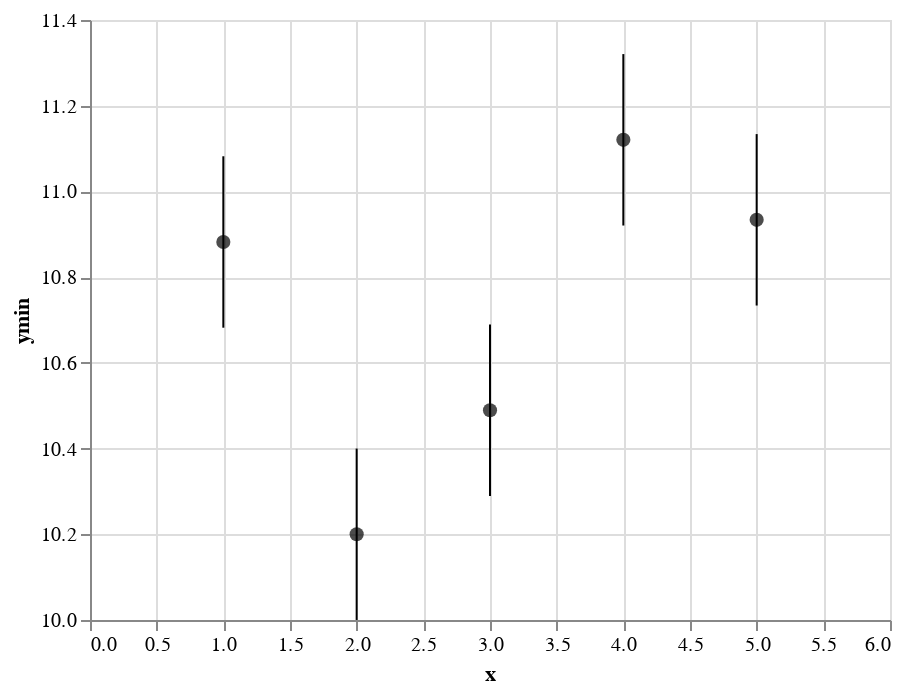

Notebook code for this chart:
### Code cell
#Simple Scatter Plot with Errorbars
import altair as alt
import pandas as pd
import numpy as np

# generate some data points with uncertainties
np.random.seed(0)
x = [1, 2, 3, 4, 5]
y = np.random.normal(10, 0.5, size=len(x))
yerr = 0.2

# set up data frame
source = pd.DataFrame({"x": x, "y": y, "yerr": yerr})

# the base chart
base = alt.Chart(source).transform_calculate(
    ymin="datum.y-datum.yerr",
    ymax="datum.y+datum.yerr"
)

# generate the points
points = base.mark_point(
    filled=True,
    size=50,
    color='black'
).encode(
    x=alt.X('x', scale=alt.Scale(domain=(0, 6))),
    y=alt.Y('y', scale=alt.Scale(zero=False))
)

# generate the error bars
errorbars = base.mark_errorbar().encode(
    x="x",
    y="ymin:Q",
    y2="ymax:Q"
)

points + errorbars

### Figure 1 — Vega-Lite specification as saved in the notebook (floating-point values rounded to 4 significant figures)
{"config": {"view": {"continuousWidth": 400, "continuousHeight": 300}}, "layer": [{"mark": {"type": "point", "color": "black", "filled": true, "size": 50}, "encoding": {"x": {"field": "x", "scale": {"domain": [0, 6]}, "type": "quantitative"}, "y": {"field": "y", "scale": {"zero": false}, "type": "quantitative"}}, "transform": [{"calculate": "datum.y-datum.yerr", "as": "ymin"}, {"calculate": "datum.y+datum.yerr", "as": "ymax"}]}, {"mark": "errorbar", "encoding": {"x": {"field": "x", "type": "quantitative"}, "y": {"field": "ymin", "type": "quantitative"}, "y2": {"field": "ymax"}}, "transform": [{"calculate": "datum.y-datum.yerr", "as": "ymin"}, {"calculate": "datum.y+datum.yerr", "as": "ymax"}]}], "data": {"name": "data-306b2a55db0733ecb4dd5c7ef21bd267"}, "$schema": "https://vega.github.io/schema/vega-lite/v4.17.0.json", "datasets": {"data-306b2a55db0733ecb4dd5c7ef21bd267": [{"x": 1, "y": 10.88, "yerr": 0.2}, {"x": 2, "y": 10.2, "yerr": 0.2}, {"x": 3, "y": 10.49, "yerr": 0.2}, {"x": 4, "y": 11.12, "yerr": 0.2}, {"x": 5, "y": 10.93, "yerr": 0.2}]}}
